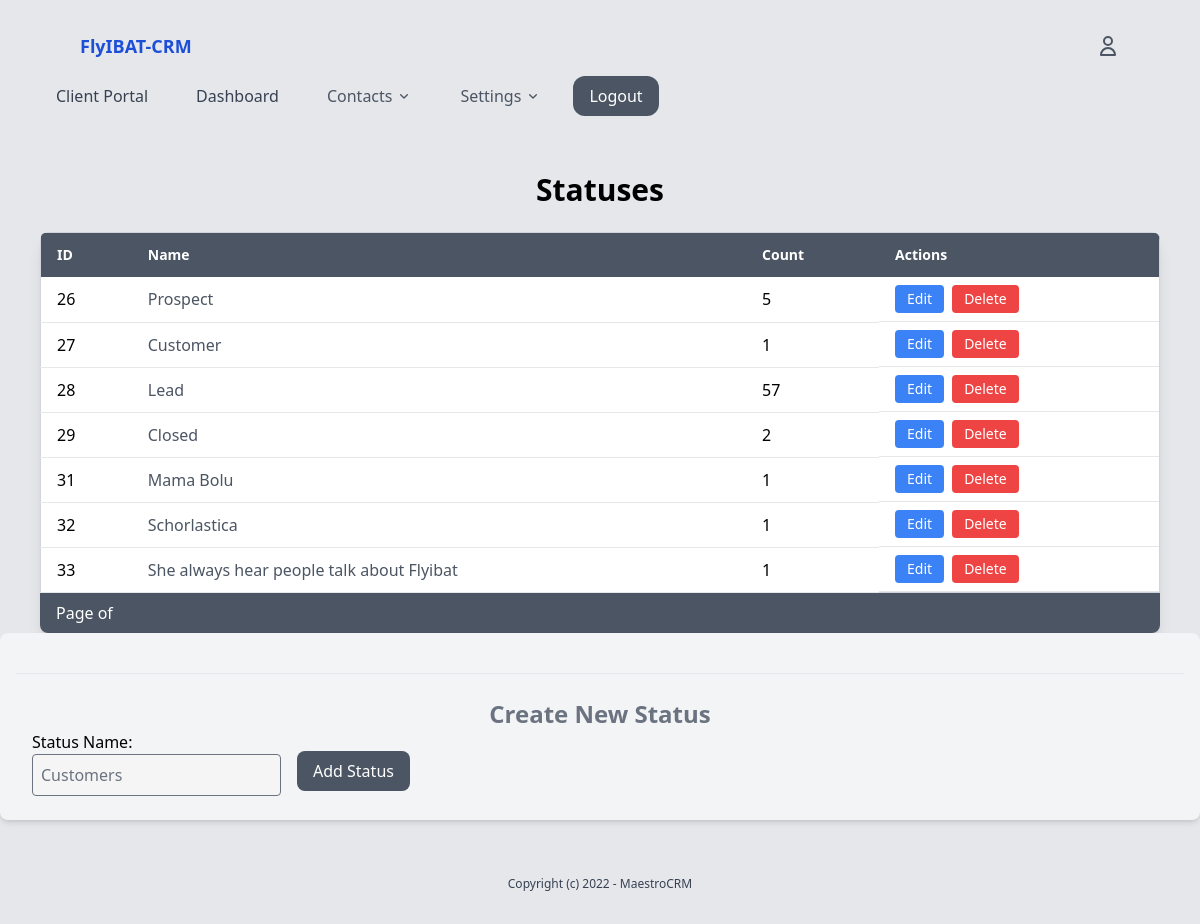
The app's page /contacts/status-list (signed in) with its own data.
### settings/models.py (models this page shows, shortened)
class Status(models.Model):
    name = models.CharField(max_length=50, unique=True)  # e.g., 'Active', 'Inactive', 'Pending'
    class Meta:
        verbose_name_plural = "Statuses"

### contacts/views_status.py (the view)
# urls.py: path('status-list', views_status.status_list, name='status_list'),
@login_required
def status_list(request):
    statuses = Status.objects.all()  # Fetch all statuses for display
    if request.method == 'POST':
        form = StatusForm(request.POST)
        if form.is_valid():
            form.save()  # Save the form data to the database
            return redirect('status_list')  # Redirect to status list view
    else:
        form = StatusForm()  # Provide an empty form for GET requests
    return render(request, 'status/status_list.html', {
        'form': form,
        'statuses': statuses
    })

### contacts/forms.py
class StatusForm(forms.ModelForm):
    name = forms.CharField(
        label='Status Name',
        widget=forms.TextInput(attrs={
            'placeholder': 'Customers',
            'class': 'form-input block w-full rounded border border-black p-2 mb-2 focus:ring focus:ring-gray-500',
            'style': 'background-color: #f5f5f5;'}
        )
    )
    class Meta:
        model = Status  # Link the form to the Status model
        fields = ['name']  # List of fields to include in the form

### core/context_processors.py (called while the page is built)
def user_roles(request):
    if request.user.is_authenticated:
        groups = request.user.groups.values_list('name', flat=True)
        return {'user_roles': groups}
    return {}

### contacts/templates/status/status_list.html (shortened to what this page needs)
{% extends 'core/base.html' %}
{% block content %}
<div class="max-w-6xl mx-auto px-4 mt-10">
    <h2 class="text-3xl font-bold mb-6 text-center">Statuses</h2>
    <div class="overflow-x-auto rounded-lg shadow-lg">
        <table class="min-w-full bg-white border border-gray-300">
            <thead class="bg-gray-600 text-white">
                <tr>
                    <th class="py-3 px-4 text-left text-sm font-semibold">ID</th>
                    <th class="py-3 px-4 text-left text-sm font-semibold">Name</th>
                    <th class="py-3 px-4 text-left text-sm font-semibold">Count</th>
                    <th class="py-3 px-4 text-left text-sm font-semibold">Actions</th>
                </tr>
            </thead>
            <tbody>
                {% for status in statuses %}
                <tr class="hover:bg-gray-100 transition duration-200">
                    <td class="py-2 px-4 border-b border-gray-200">{{ status.id }}</td>
                    <td class="py-2 px-4 border-b border-gray-200">
                        <a href="{% url 'contacts_by_status' status.id %}" class="text-gray-600 hover:underline">
                            {{ status.name }}
                        </a>
                    </td>
                    <td class="py-2 px-4 border-b border-gray-200">{{ status.contacts.count }}</td>
                    <td class="py-2 px-4 border-b border-gray-200 flex space-x-2">
                        <a href="{% url 'edit_status' status.id %}"
                            class="bg-blue-500 text-white text-sm px-3 py-1 rounded hover:bg-blue-600 transition">
                            Edit
                        </a>
                        <form action="{% url 'delete_status' status.id %}" method="POST"
                            onsubmit="return confirm('Are you sure you want to delete this status?');">
                            <button type="submit"
                                class="bg-red-500 text-white text-sm px-3 py-1 rounded hover:bg-red-600 transition">
                                Delete
                            </button>
                        </form>
                    </td>
                </tr>
                {% empty %}
                <tr>
                    <td colspan="4" class="py-4 text-center text-gray-500">No Status Created yet.</td>
                </tr>
                {% endfor %}
            </tbody>
        </table>
        <div class="bg-gray-600 py-2 px-4 text-white">
            <span>Page {{ contacts.number }} of {{ contacts.paginator.num_pages }}</span>
        </div>
    </div>
</div>
<div class="mb-6 bg-gray-100 p-4 rounded-lg shadow-md">
    <hr class="my-6">
    <h2 class="text-2xl font-semibold text-center text-gray-500">Create New Status</h2>
    <form method="POST" action="" class="flex space-x-4 items-center">
        <div>
            {{ form.as_p }}
        </div>
        <button type="submit"
            class="mt-2 bg-gray-600 text-white px-4 py-2 rounded-lg hover:bg-gray-700 transition duration-200">
            Add Status
        </button>
    </form>
</div>
{% endblock %}

### records on screen
Status: id "26", name "Prospect", contacts.count "5"
Status: id "27", name "Customer", contacts.count "1"
Status: id "28", name "Lead", contacts.count "57"
Status: id "29", name "Closed", contacts.count "2"
Status: id "31", name "Mama Bolu", contacts.count "1"
Status: id "32", name "Schorlastica", contacts.count "1"
Status: id "33", name "She always hear people talk about Flyibat", contacts.count "1"
